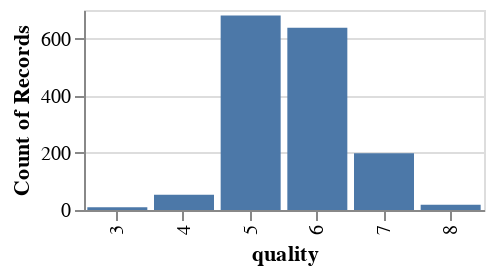

Write notebook code for a chart like this one.
### Markdown cell above
After loading in the data set from the UCI Machine Learning Database, we first visualize the distribution *(Figure 1)* of wine qualities via histogram. Viewing the distribution will affect where the split in our data occurs.

### Code cell
x = alt.Chart(df).mark_bar().encode(alt.X('quality:O'),
                                    alt.Y('count()')).properties(width=200,
                                                                 height=100)

x

bar_chart(df)

### Figure 1 — Vega-Lite specification as saved in the notebook (floating-point values rounded to 4 significant figures; data arrays with more than 128 entries replaced by an {"elided": "..."} marker saying what was removed)
{"config": {"view": {"continuousWidth": 400, "continuousHeight": 300}}, "data": {"name": "data-0f84ed9331bb76a104a6acf1bfd3a4de"}, "mark": "bar", "encoding": {"x": {"field": "quality", "type": "ordinal"}, "y": {"aggregate": "count", "type": "quantitative"}}, "height": 100, "width": 200, "$schema": "https://vega.github.io/schema/vega-lite/v4.17.0.json", "datasets": {"data-0f84ed9331bb76a104a6acf1bfd3a4de": {"elided": "1599 records"}}}
